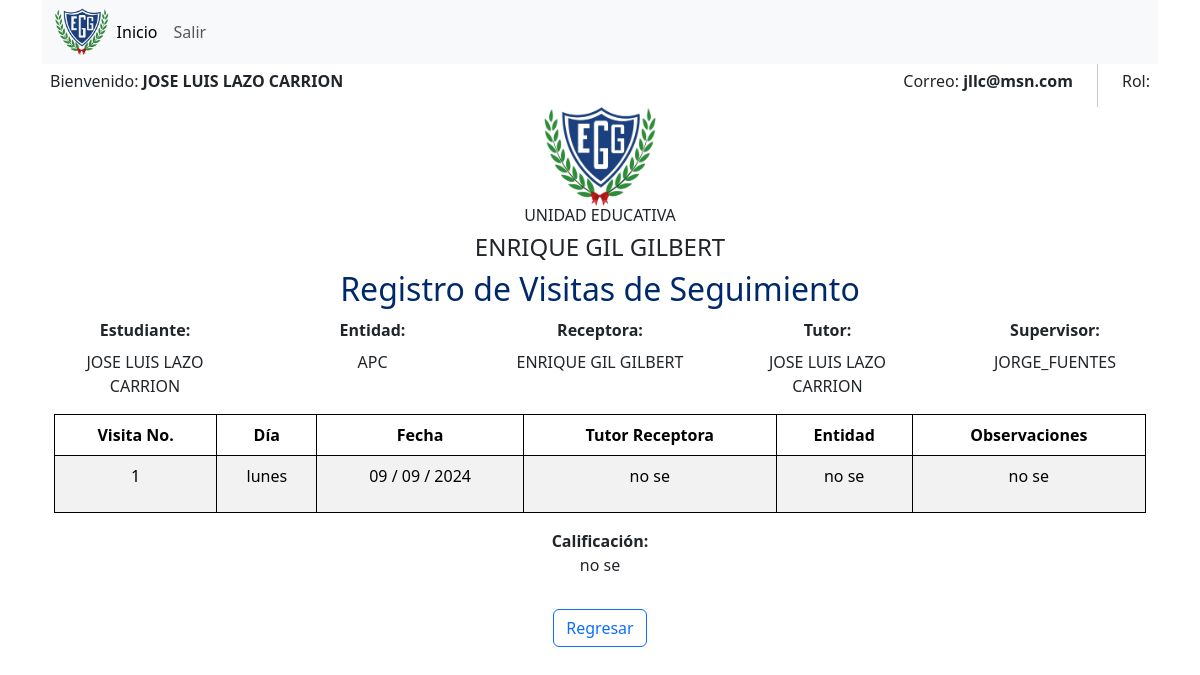
The page /ver_visita/Jose Luis Lazo Carrion/1/ (signed in) on the database its author committed.
### estudiantes/models.py (models this page shows, shortened)
class Visita(models.Model):
    estudiante = models.CharField(max_length=255)
    empresa = models.CharField(max_length=255)
    receptora = models.CharField(max_length=255)
    tutor = models.CharField(max_length=255)  # Tutor asignado
    supervisor = models.CharField(max_length=255)
    numero = models.CharField(max_length=50)  # Visita No.
    dia = models.CharField(max_length=10)
    fecha = models.DateField()
    tutor_receptora = models.CharField(max_length=255)  # Tutor Receptora
    entidad2 = models.CharField(max_length=255)  # Entidad (para la fila de la tabla)
    observaciones = models.TextField()
    calificacion = models.CharField(max_length=255, blank=True)
    fecha_hora_registro = models.DateTimeField(auto_now_add=True)

### estudiantes/views.py (the view)
# urls.py: path('ver_visita/<str:estudiante>/<int:numero_visita>/', views.ver_visita, name='ver_visita'),
@login_required
def ver_visita (request, estudiante, numero_visita):
    try:
        visita = Visita.objects.get(estudiante=estudiante, numero=numero_visita)
    except Visita.DoesNotExist:
        messages.error(request, f"La visita número {numero_visita} del estudiante {estudiante} no existe.")
        return redirect('visita_lista')  # Redirige a la lista de visitas o a otra vista relevante
    context = {
        'visita': visita
    }
    return render(request, 'ver_visita.html', context)

### templates/ver_visita.html (shortened to what this page needs)
{% extends 'bases/basedoc.html' %}
{% block content %}
<div class="container">
    <h2>Registro de Visitas de Seguimiento</h2>
    <form method="post">
        <div class="header-section">
            <div class="col-sm-2">
                <label for="entidad">Estudiante:</label>
                <p>{{visita.estudiante|upper}}</p>
            </div>
            <div class="col-sm-2">
                <label for="nombre-autoridad">Entidad:</label>
                <p>{{visita.empresa|upper}}</p>
            </div>
            <div class="col-sm-2">
                <label for="receptora">Receptora:</label>
                <p>ENRIQUE GIL GILBERT</p>
            </div>
            <div class="col-sm-2">
                <label for="tutor">Tutor:</label>
                <p>{{user.first_name|upper}} {{user.last_name|upper}}</p>
            </div>
            <div class="col-sm-2">
                <label for="supervisor">Supervisor:</label>
                <p>{{visita.supervisor|upper}}</p>
            </div>
        </div>
        <div class="table-responsive">
            <table class="table table-striped table-hover mb-3">
                <thead>
                    <tr>
                        <th>Visita No.</th>
                        <th>Día</th>
                        <th>Fecha</th>
                        <th>Tutor Receptora</th>
                        <th>Entidad</th>
                        <th>Observaciones</th>
                    </tr>
                </thead>
                <tbody>
                    <tr>
                        <td> <p>{{visita.numero}}</p></td>
                        <td> <p> {{visita.dia}}</p></td>
                        <td> <p> {{visita.fecha|date:"d / m / Y"}}</p></td>
                        <td> <p> {{visita.tutor_receptora}}</p></td>
                        <td> <p> {{visita.entidad2}}</p></td>
                        <td> <p> {{visita.observaciones}}</p></td>
                    </tr>
                </tbody>
            </table>
        </div>
        <div class="visto-bueno">
            <div class="row">
                <div class="mb-3 col-sm-12" >
                    <label for="calificacion"><strong>Calificación:</strong></label>
                    <p>{{visita.calificacion}}</p>
                </div>
            </div>
        </div>
</div>
    <a class= "btn btn-outline-primary mb-3" href="{% url 'visita_lista' %}">Regresar</a>
{% endblock %}

### templates/bases/basedoc.html (shortened to what this page needs)
{% load static %}
<!DOCTYPE html>
<html lang="es">
<head>
    <link href="https://cdn.jsdelivr.net/npm/bootstrap@5.3.3/dist/css/bootstrap.min.css" rel="stylesheet">
    <link href="{% static "css/style.css" %}" rel="stylesheet" type="text/css">
</head>
<body>
  <header class="container">
    <nav class="navbar navbar-expand-lg bg-body-tertiary">
      <div class="container-fluid">
          <img src="{% static 'img/logopeque.png' %}" width="5%" alt="Logo">
        <div class="collapse navbar-collapse" id="navbarNav">
          <ul class="navbar-nav">
            <li class="nav-item">
              <a class="nav-link active" href="{% url 'home' %}">Inicio</a>
          </li>
              <li class="nav-item"> <a class="nav-link" href="{% url 'logout' %}">Salir</a> </li>
          </ul>
        </div>
      </div>
    </nav>
  </header>
    <div class="container">
      <div class="hstack gap-3">
        <div class="p-2"><h6>Bienvenido: <strong>{{user.first_name|upper}} {{user.last_name|upper}}</strong></h6></div>
        <div class="p-2 ms-auto"><h6>Correo: <strong> {{request.session.email}} </strong></h6></div>
        <div class="p-2"><h6>Rol: <strong>{{request.session.rol|upper}}</strong></h6></div>
      </div>
    </div>
    <div class="container text-center">
      <img  src="{% static 'img/logo.png' %}" width="10%" alt="Logo">
      <h6 class=" titulo-text">UNIDAD EDUCATIVA</h6>
      <h4 class="titulo-text">ENRIQUE GIL GILBERT</h4>
      {% block content %}
      {% endblock %}
    </div>
    </body>
  </html>

### static/css/style.css (style rules this page uses)
h2 { color: #00296b !important; }

### templates/bases/basedoc.html (style rules this page uses)
.header-section { margin-top: 10px; display: flex; justify-content: space-between; }
.header-section div label { display: block; margin-bottom: 8px; font-weight: bold; }
th, td { border: 1px solid black; padding: 8px; text-align: center; }

### rows shown on the page
Visita: estudiante "JOSE LUIS LAZO CARRION", empresa "APC", supervisor "JORGE_FUENTES", numero "1", dia "lunes", fecha "09 / 09 / 2024", tutor_receptora "no se", entidad2 "no se", observaciones "no se", calificacion "no se"

### other values the page prints
{{ user.first_name|upper }} "JOSE LUIS"
{{ user.last_name|upper }} "LAZO CARRION"
{{ request.session.email }} "jllc@msn.com"
